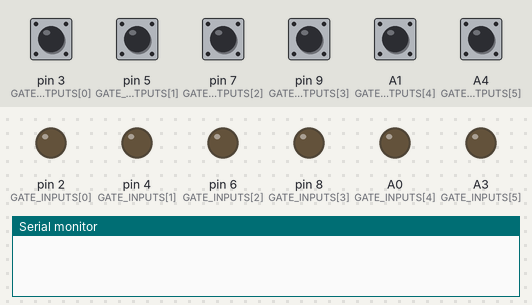
This sketch was run on a simulated Arduino Nano, built with avr-gcc and run on an emulated ATmega328P. Shown: output pins drawn as LEDs (lit = HIGH), the last lines printed to the serial monitor. The inputs (shaded band) are chosen by the test bench; at power-on: A1 (GATE_OUTPUTS[4]), A4 (GATE_OUTPUTS[5]), pin 3 (GATE_OUTPUTS[0]), pin 5 (GATE_OUTPUTS[1]), pin 7 (GATE_OUTPUTS[2]), pin 9 (GATE_OUTPUTS[3]) HIGH.

Above: at 0.1 s.
At 0.5 s:
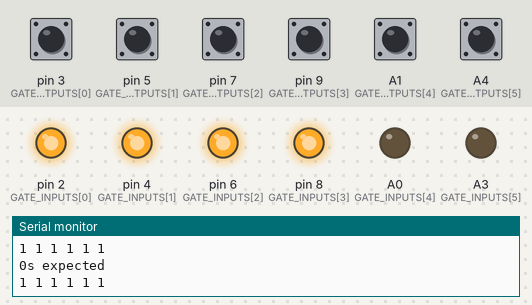
At 1.0 s:
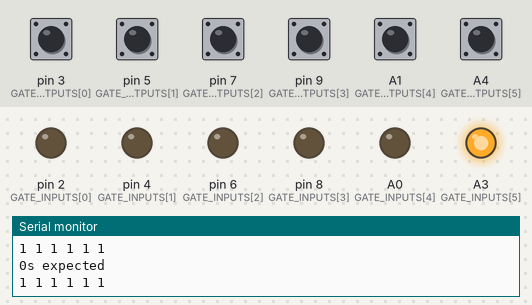
Timing chart, 0 to 2.5 s (numbered marks = the images above):
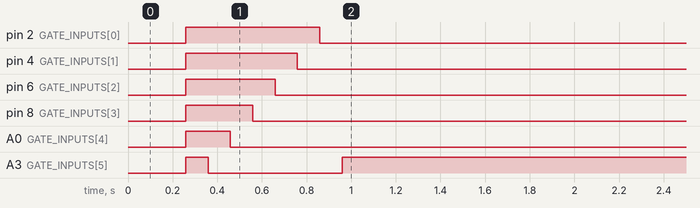

The sketch:

74LS04N_tester.ino
```cpp
// ============================================================
//  74LS04N 6x INVERTER Gate Tester
//  Arduino Nano
//
//  NEW Wiring: Arduino Pin (signal name) [chip pin number]
//   Gate 1 input : D2(1A)[1] output: D3(1Y)[2]
//   Gate 2 input : D4(2A)[3] output: D5(2Y)[4]
//   Gate 3 input : D6(3A)[5] output: D7(3Y)[6]
//   Gate 4 input : D8(4A)[9] output: D9(4Y)[8]
//   Gate 5 input : A0(5A)[11] output: A1(5Y)[10]
//   Gate 6 input : A3(6A)[13] output: A4(6Y)[12]
//   VCC[14]  -> 5V  |  GND[7] -> GND
//
//
//  Results are printed over Serial
// ============================================================

// --- Pin definitions ---
const int GATE_INPUTS[6] = { 2, 4, 6, 8, A0, A3 };
const int GATE_OUTPUTS[6] = { 3, 5, 7, 9, A1, A4 };

bool CheckGates(int value) {
  for (int i = 0; i < 6; i++) {
    digitalWrite(GATE_INPUTS[i], value);
  }
  delay(100);
  bool Passed = true;
  Serial.print(!value);
    Serial.println("s expected");
  for (int i = 0; i < 6; i++) {
    digitalWrite(GATE_INPUTS[i], value);
    int actual = digitalRead(GATE_OUTPUTS[i]);
    Serial.print(actual);
    Serial.print(" ");
    if (actual == value) { Passed = false; };
  }
  Serial.println();
  return Passed;
}


// ---------------------------------------------------------------
// setup
// ---------------------------------------------------------------
void setup() {
  Serial.begin(9600);
  while (!Serial) {}  // wait for USB serial on Nano

  // Configure input driver pins as OUTPUTs, default LOW
  for (int i = 0; i < 6; i++) {
    pinMode(GATE_INPUTS[i], OUTPUT);
    digitalWrite(GATE_INPUTS[i], LOW);
    // Configure output sense pins as INPUTs
    pinMode(GATE_OUTPUTS[i], INPUT_PULLUP);
  }

  delay(100);  // let power rails stabilise

  Serial.println(F("\n========================================"));
  Serial.println(F("  74LS04N 6x Inverter Gate Tester"));
  Serial.println(F("========================================"));

  // Run tests
  CheckGates(0);
  CheckGates(1);

  //Change each bit in sequence
  bool failed=false;
  uint8_t bits[6];
  int actual;
  for (int n = 0; n < 64; n++) {
    for (int i = 5; i >= 0; i--) {
      bits[i] = (n >> (5 - i)) & 1;
      digitalWrite(GATE_INPUTS[i],bits[i]);
      delay(100);
      actual = digitalRead(GATE_OUTPUTS[i]);
      if (actual == bits[i]) {
        Serial.println("**Failed**");
        Serial.println(n);
        failed = true;
        break;
      }
    }
    if (failed) break;
  }
  if (!failed) Serial.println("Good chip!");
}

// ---------------------------------------------------------------
// loop — nothing to do, all work done in setup
// ---------------------------------------------------------------
void loop() {}
```
